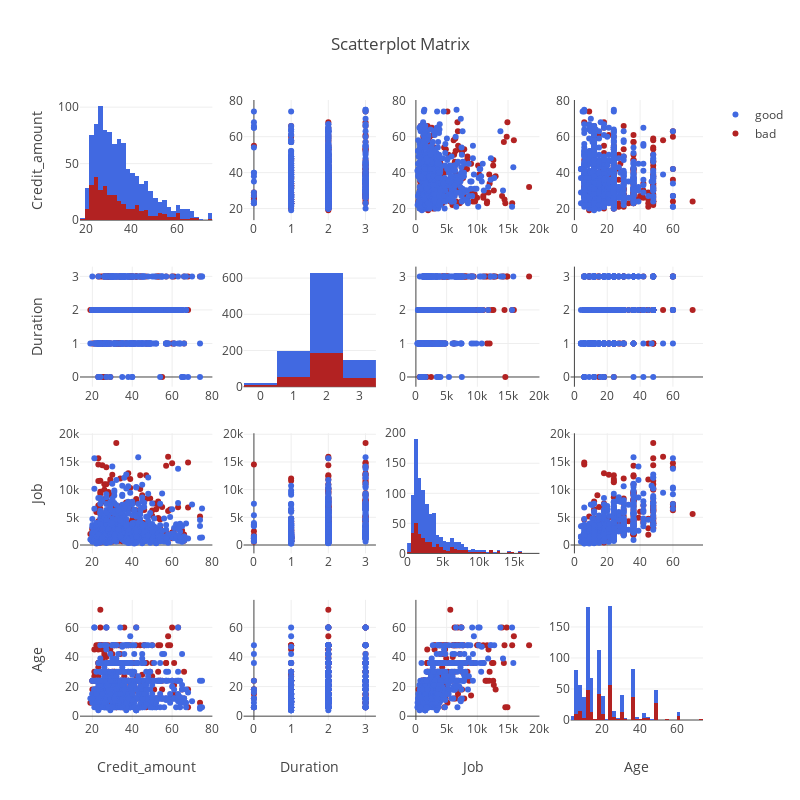

The notebook cell saved with this chart:
### Code cell
# ---> Looking at correlations in the form of Scatterplots.

import plotly.plotly as py
import plotly.figure_factory as ff

import numpy as np
import pandas as pd

numeric_vals = df.select_dtypes(exclude=['object'])


risks = df['Risk'].values.tolist()

colormap = ['#b22222', '#4169e1']

numeric_matrix = numeric_vals.as_matrix()


dataframe = pd.DataFrame(numeric_matrix,
                         columns=['Credit_amount', 'Duration', 'Job', 'Age', 'Risk'])

dataframe['Risk'] = pd.Series(risks)


fig = ff.create_scatterplotmatrix(dataframe, diag='histogram', index='Risk', colormap=colormap,
                                  height=800, width=800)
iplot(fig, filename='Histograms along Diagonal Subplots')

### Figure 1 — Plotly figure (JSON) as saved in the notebook; plotly's stock layout.template omitted (floating-point values rounded to 4 significant figures; data arrays with more than 128 entries replaced by an {"elided": "..."} marker saying what was removed)
{"data": [{"marker": {"color": "rgb(178, 34, 34)"}, "showlegend": false, "x": {"elided": "300 int values"}, "type": "histogram", "uid": "de7b2e58-167c-11ef-a57a-0242ac130202", "xaxis": "x", "yaxis": "y"}, {"marker": {"color": "rgb(65, 105, 225)"}, "showlegend": false, "x": {"elided": "700 int values"}, "type": "histogram", "uid": "de7c4716-167c-11ef-a57a-0242ac130202", "xaxis": "x", "yaxis": "y"}, {"marker": {"color": "rgb(178, 34, 34)", "size": 6}, "mode": "markers", "name": "bad", "showlegend": true, "x": {"elided": "300 int values"}, "y": {"elided": "300 int values"}, "type": "scatter", "uid": "de7d9ac6-167c-11ef-a57a-0242ac130202", "xaxis": "x2", "yaxis": "y2"}, {"marker": {"color": "rgb(65, 105, 225)", "size": 6}, "mode": "markers", "name": "good", "showlegend": true, "x": {"elided": "700 int values"}, "y": {"elided": "700 int values"}, "type": "scatter", "uid": "de7f63f6-167c-11ef-a57a-0242ac130202", "xaxis": "x2", "yaxis": "y2"}, {"marker": {"color": "rgb(178, 34, 34)", "size": 6}, "mode": "markers", "name": "bad", "showlegend": false, "x": {"elided": "300 int values"}, "y": {"elided": "300 int values"}, "type": "scatter", "uid": "de80f75c-167c-11ef-a57a-0242ac130202", "xaxis": "x3", "yaxis": "y3"}, {"marker": {"color": "rgb(65, 105, 225)", "size": 6}, "mode": "markers", "name": "good", "showlegend": false, "x": {"elided": "700 int values"}, "y": {"elided": "700 int values"}, "type": "scatter", "uid": "de82e67a-167c-11ef-a57a-0242ac130202", "xaxis": "x3", "yaxis": "y3"}, {"marker": {"color": "rgb(178, 34, 34)", "size": 6}, "mode": "markers", "name": "bad", "showlegend": false, "x": {"elided": "300 int values"}, "y": {"elided": "300 int values"}, "type": "scatter", "uid": "de845f82-167c-11ef-a57a-0242ac130202", "xaxis": "x4", "yaxis": "y4"}, {"marker": {"color": "rgb(65, 105, 225)", "size": 6}, "mode": "markers", "name": "good", "showlegend": false, "x": {"elided": "700 int values"}, "y": {"elided": "700 int values"}, "type": "scatter", "uid": "de862df8-167c-11ef-a57a-0242ac130202", "xaxis": "x4", "yaxis": "y4"}, {"marker": {"color": "rgb(178, 34, 34)", "size": 6}, "mode": "markers", "name": "bad", "showlegend": false, "x": {"elided": "300 int values"}, "y": {"elided": "300 int values"}, "type": "scatter", "uid": "de87a14c-167c-11ef-a57a-0242ac130202", "xaxis": "x5", "yaxis": "y5"}, {"marker": {"color": "rgb(65, 105, 225)", "size": 6}, "mode": "markers", "name": "good", "showlegend": false, "x": {"elided": "700 int values"}, "y": {"elided": "700 int values"}, "type": "scatter", "uid": "de8972a6-167c-11ef-a57a-0242ac130202", "xaxis": "x5", "yaxis": "y5"}, {"marker": {"color": "rgb(178, 34, 34)"}, "showlegend": false, "x": {"elided": "300 int values"}, "type": "histogram", "uid": "de8ab63e-167c-11ef-a57a-0242ac130202", "xaxis": "x6", "yaxis": "y6"}, {"marker": {"color": "rgb(65, 105, 225)"}, "showlegend": false, "x": {"elided": "700 int values"}, "type": "histogram", "uid": "de8bdfbe-167c-11ef-a57a-0242ac130202", "xaxis": "x6", "yaxis": "y6"}, {"marker": {"color": "rgb(178, 34, 34)", "size": 6}, "mode": "markers", "name": "bad", "showlegend": false, "x": {"elided": "300 int values"}, "y": {"elided": "300 int values"}, "type": "scatter", "uid": "de8d29d2-167c-11ef-a57a-0242ac130202", "xaxis": "x7", "yaxis": "y7"}, {"marker": {"color": "rgb(65, 105, 225)", "size": 6}, "mode": "markers", "name": "good", "showlegend": false, "x": {"elided": "700 int values"}, "y": {"elided": "700 int values"}, "type": "scatter", "uid": "de8ef9e2-167c-11ef-a57a-0242ac130202", "xaxis": "x7", "yaxis": "y7"}, {"marker": {"color": "rgb(178, 34, 34)", "size": 6}, "mode": "markers", "name": "bad", "showlegend": false, "x": {"elided": "300 int values"}, "y": {"elided": "300 int values"}, "type": "scatter", "uid": "de9075a6-167c-11ef-a57a-0242ac130202", "xaxis": "x8", "yaxis": "y8"}, {"marker": {"color": "rgb(65, 105, 225)", "size": 6}, "mode": "markers", "name": "good", "showlegend": false, "x": {"elided": "700 int values"}, "y": {"elided": "700 int values"}, "type": "scatter", "uid": "de924b38-167c-11ef-a57a-0242ac130202", "xaxis": "x8", "yaxis": "y8"}, {"marker": {"color": "rgb(178, 34, 34)", "size": 6}, "mode": "markers", "name": "bad", "showlegend": false, "x": {"elided": "300 int values"}, "y": {"elided": "300 int values"}, "type": "scatter", "uid": "de93da52-167c-11ef-a57a-0242ac130202", "xaxis": "x9", "yaxis": "y9"}, {"marker": {"color": "rgb(65, 105, 225)", "size": 6}, "mode": "markers", "name": "good", "showlegend": false, "x": {"elided": "700 int values"}, "y": {"elided": "700 int values"}, "type": "scatter", "uid": "de95a882-167c-11ef-a57a-0242ac130202", "xaxis": "x9", "yaxis": "y9"}, {"marker": {"color": "rgb(178, 34, 34)", "size": 6}, "mode": "markers", "name": "bad", "showlegend": false, "x": {"elided": "300 int values"}, "y": {"elided": "300 int values"}, "type": "scatter", "uid": "de972374-167c-11ef-a57a-0242ac130202", "xaxis": "x10", "yaxis": "y10"}, {"marker": {"color": "rgb(65, 105, 225)", "size": 6}, "mode": "markers", "name": "good", "showlegend": false, "x": {"elided": "700 int values"}, "y": {"elided": "700 int values"}, "type": "scatter", "uid": "de98f9e2-167c-11ef-a57a-0242ac130202", "xaxis": "x10", "yaxis": "y10"}, {"marker": {"color": "rgb(178, 34, 34)"}, "showlegend": false, "x": {"elided": "300 int values"}, "type": "histogram", "uid": "de9a2632-167c-11ef-a57a-0242ac130202", "xaxis": "x11", "yaxis": "y11"}, {"marker": {"color": "rgb(65, 105, 225)"}, "showlegend": false, "x": {"elided": "700 int values"}, "type": "histogram", "uid": "de9b48e6-167c-11ef-a57a-0242ac130202", "xaxis": "x11", "yaxis": "y11"}, {"marker": {"color": "rgb(178, 34, 34)", "size": 6}, "mode": "markers", "name": "bad", "showlegend": false, "x": {"elided": "300 int values"}, "y": {"elided": "300 int values"}, "type": "scatter", "uid": "de9c8f80-167c-11ef-a57a-0242ac130202", "xaxis": "x12", "yaxis": "y12"}, {"marker": {"color": "rgb(65, 105, 225)", "size": 6}, "mode": "markers", "name": "good", "showlegend": false, "x": {"elided": "700 int values"}, "y": {"elided": "700 int values"}, "type": "scatter", "uid": "de9e3bfa-167c-11ef-a57a-0242ac130202", "xaxis": "x12", "yaxis": "y12"}, {"marker": {"color": "rgb(178, 34, 34)", "size": 6}, "mode": "markers", "name": "bad", "showlegend": false, "x": {"elided": "300 int values"}, "y": {"elided": "300 int values"}, "type": "scatter", "uid": "de9f9d60-167c-11ef-a57a-0242ac130202", "xaxis": "x13", "yaxis": "y13"}, {"marker": {"color": "rgb(65, 105, 225)", "size": 6}, "mode": "markers", "name": "good", "showlegend": false, "x": {"elided": "700 int values"}, "y": {"elided": "700 int values"}, "type": "scatter", "uid": "dea14f5c-167c-11ef-a57a-0242ac130202", "xaxis": "x13", "yaxis": "y13"}, {"marker": {"color": "rgb(178, 34, 34)", "size": 6}, "mode": "markers", "name": "bad", "showlegend": false, "x": {"elided": "300 int values"}, "y": {"elided": "300 int values"}, "type": "scatter", "uid": "dea2b248-167c-11ef-a57a-0242ac130202", "xaxis": "x14", "yaxis": "y14"}, {"marker": {"color": "rgb(65, 105, 225)", "size": 6}, "mode": "markers", "name": "good", "showlegend": false, "x": {"elided": "700 int values"}, "y": {"elided": "700 int values"}, "type": "scatter", "uid": "dea4706a-167c-11ef-a57a-0242ac130202", "xaxis": "x14", "yaxis": "y14"}, {"marker": {"color": "rgb(178, 34, 34)", "size": 6}, "mode": "markers", "name": "bad", "showlegend": false, "x": {"elided": "300 int values"}, "y": {"elided": "300 int values"}, "type": "scatter", "uid": "dea5daf4-167c-11ef-a57a-0242ac130202", "xaxis": "x15", "yaxis": "y15"}, {"marker": {"color": "rgb(65, 105, 225)", "size": 6}, "mode": "markers", "name": "good", "showlegend": false, "x": {"elided": "700 int values"}, "y": {"elided": "700 int values"}, "type": "scatter", "uid": "dea7c58a-167c-11ef-a57a-0242ac130202", "xaxis": "x15", "yaxis": "y15"}, {"marker": {"color": "rgb(178, 34, 34)"}, "showlegend": false, "x": {"elided": "300 int values"}, "type": "histogram", "uid": "dea8f9f0-167c-11ef-a57a-0242ac130202", "xaxis": "x16", "yaxis": "y16"}, {"marker": {"color": "rgb(65, 105, 225)"}, "showlegend": false, "x": {"elided": "700 int values"}, "type": "histogram", "uid": "deaa30a4-167c-11ef-a57a-0242ac130202", "xaxis": "x16", "yaxis": "y16"}], "layout": {"xaxis": {"anchor": "y", "domain": [0, 0.2125], "type": "linear", "range": [17.5, 75.5], "autorange": true}, "yaxis": {"anchor": "x", "domain": [0.8063, 1], "title": {"text": "Credit_amount"}, "range": [0, 106.3], "autorange": true}, "xaxis2": {"anchor": "y2", "domain": [0.2625, 0.475], "type": "linear", "range": [-0.279, 3.279], "autorange": true}, "yaxis2": {"anchor": "x2", "domain": [0.8063, 1], "type": "linear", "range": [13.57, 80.43], "autorange": true}, "xaxis3": {"anchor": "y3", "domain": [0.525, 0.7375], "type": "linear", "range": [-1440.0, 20110.0], "autorange": true}, "yaxis3": {"anchor": "x3", "domain": [0.8063, 1], "type": "linear", "range": [13.57, 80.43], "autorange": true}, "xaxis4": {"anchor": "y4", "domain": [0.7875, 1], "type": "linear", "range": [-2.324, 78.32], "autorange": true}, "yaxis4": {"anchor": "x4", "domain": [0.8063, 1], "type": "linear", "range": [13.57, 80.43], "autorange": true}, "xaxis5": {"anchor": "y5", "domain": [0, 0.2125], "type": "linear", "range": [13.79, 80.21], "autorange": true}, "yaxis5": {"anchor": "x5", "domain": [0.5375, 0.7312], "title": {"text": "Duration"}, "type": "linear", "range": [-0.2909, 3.291], "autorange": true}, "xaxis6": {"anchor": "y6", "domain": [0.2625, 0.475], "type": "linear", "range": [-0.5, 3.5], "autorange": true}, "yaxis6": {"anchor": "x6", "domain": [0.5375, 0.7312], "range": [0, 663.2], "autorange": true}, "xaxis7": {"anchor": "y7", "domain": [0.525, 0.7375], "type": "linear", "range": [-1440.0, 20110.0], "autorange": true}, "yaxis7": {"anchor": "x7", "domain": [0.5375, 0.7312], "type": "linear", "range": [-0.2909, 3.291], "autorange": true}, "xaxis8": {"anchor": "y8", "domain": [0.7875, 1], "type": "linear", "range": [-2.324, 78.32], "autorange": true}, "yaxis8": {"anchor": "x8", "domain": [0.5375, 0.7312], "type": "linear", "range": [-0.2909, 3.291], "autorange": true}, "xaxis9": {"anchor": "y9", "domain": [0, 0.2125], "type": "linear", "range": [13.79, 80.21], "autorange": true}, "yaxis9": {"anchor": "x9", "domain": [0.2687, 0.4625], "title": {"text": "Job"}, "type": "linear", "range": [-1512.0, 20190.0], "autorange": true}, "xaxis10": {"anchor": "y10", "domain": [0.2625, 0.475], "type": "linear", "range": [-0.279, 3.279], "autorange": true}, "yaxis10": {"anchor": "x10", "domain": [0.2687, 0.4625], "type": "linear", "range": [-1512.0, 20190.0], "autorange": true}, "xaxis11": {"anchor": "y11", "domain": [0.525, 0.7375], "type": "linear", "range": [-0.5, 18500.0], "autorange": true}, "yaxis11": {"anchor": "x11", "domain": [0.2687, 0.4625], "range": [0, 200], "autorange": true}, "xaxis12": {"anchor": "y12", "domain": [0.7875, 1], "type": "linear", "range": [-2.324, 78.32], "autorange": true}, "yaxis12": {"anchor": "x12", "domain": [0.2687, 0.4625], "type": "linear", "range": [-1512.0, 20190.0], "autorange": true}, "xaxis13": {"anchor": "y13", "domain": [0, 0.2125], "title": {"text": "Credit_amount"}, "type": "linear", "range": [13.79, 80.21], "autorange": true}, "yaxis13": {"anchor": "x13", "domain": [0, 0.1938], "title": {"text": "Age"}, "type": "linear", "range": [-2.594, 78.59], "autorange": true}, "xaxis14": {"anchor": "y14", "domain": [0.2625, 0.475], "title": {"text": "Duration"}, "type": "linear", "range": [-0.279, 3.279], "autorange": true}, "yaxis14": {"anchor": "x14", "domain": [0, 0.1938], "type": "linear", "range": [-2.594, 78.59], "autorange": true}, "xaxis15": {"anchor": "y15", "domain": [0.525, 0.7375], "title": {"text": "Job"}, "type": "linear", "range": [-1440.0, 20110.0], "autorange": true}, "yaxis15": {"anchor": "x15", "domain": [0, 0.1938], "type": "linear", "range": [-2.594, 78.59], "autorange": true}, "xaxis16": {"anchor": "y16", "domain": [0.7875, 1], "title": {"text": "Age"}, "type": "linear", "range": [3.5, 73.5], "autorange": true}, "yaxis16": {"anchor": "x16", "domain": [0, 0.1938], "range": [0, 193.7], "autorange": true}, "height": 800, "width": 800, "title": {"text": "Scatterplot Matrix"}, "showlegend": true, "barmode": "stack"}}
